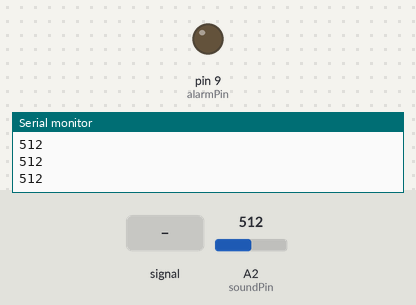
The sketch below on a simulated Arduino Uno, built with avr-gcc and run on an emulated ATmega328P. Shown: output pins drawn as LEDs (lit = HIGH), the last lines printed to the serial monitor. Dashed ring = blinking. Inputs (shaded band) come from the test bench; at power-on: A2 (soundPin) = 512.

Above: at 1.2 s.
1.3 s: A2 (soundPin) fed a 200 Hz sine of ±255 counts around its level
At 2.6 s:
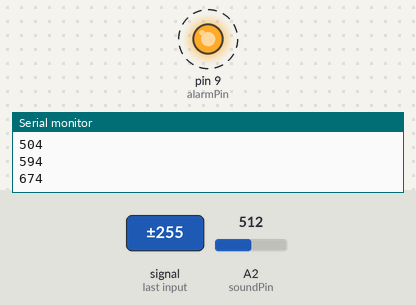
4.3 s: A2 (soundPin) set to 306
At 5.4 s:
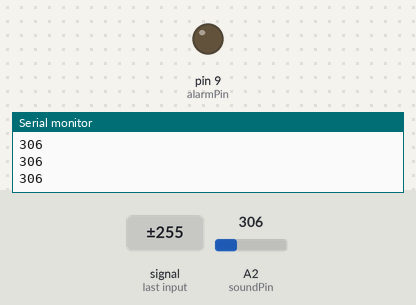
6.5 s: A2 (soundPin) set to 586
8.0 s: A2 (soundPin) set to 619
At 8.8 s:
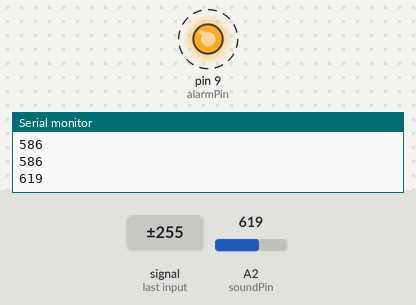
11.0 s: A2 (soundPin) set to 590
At 11.6 s:
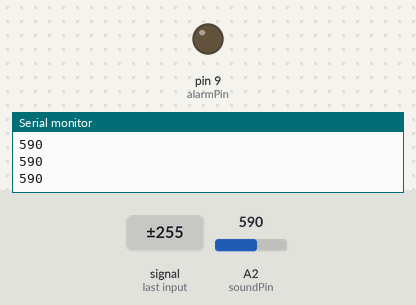
Timing chart, 0 to 13.7 s (numbered marks = the images above; inputs shaded):
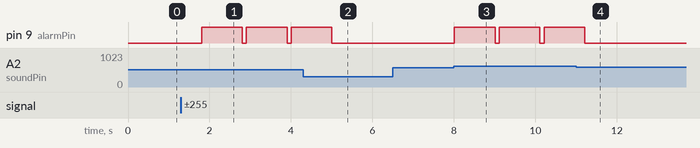

The sketch:

Task4_Code.ino
```cpp
int soundPin = A2;   // Sound sensor connected to analog pin A2
int alarmPin = 9;    // Alarm (LED or buzzer) connected to pin 9
int threshold = 600; // Threshold for sound intensity

void setup()
{
    pinMode(alarmPin, OUTPUT);
    Serial.begin(9600); // For debugging
}

void loop()
{
    int soundValue = analogRead(soundPin); // Read sound sensor value
    Serial.println(soundValue);            // Print sound value for debugging
    if (soundValue > threshold)
    {
        digitalWrite(alarmPin, HIGH); // Activate alarm if sound exceeds threshold
        delay(1000);                  // Keep alarm on for 1 second
        digitalWrite(alarmPin, LOW);  // Deactivate alarm
    }
    delay(100); // Small delay for stability
}
```

Measured:
- the behaviour switches between 600 and 601 on A2 (soundPin) (found by bisection; images 2 and 3)
- after the input at 1.3 s, pin 9 (alarmPin): alternates HIGH for 1.0 s and LOW for 0.10 s, starting after 0.51 s
- after the input at 4.3 s, pin 9 (alarmPin): goes on until 5.0 s, then stays LOW
- after the input at 8.0 s, pin 9 (alarmPin): alternates HIGH for 1.0 s and LOW for 0.10 s, starting at once
- after the input at 11.0 s, pin 9 (alarmPin): goes on until 11.2 s, then stays LOW
